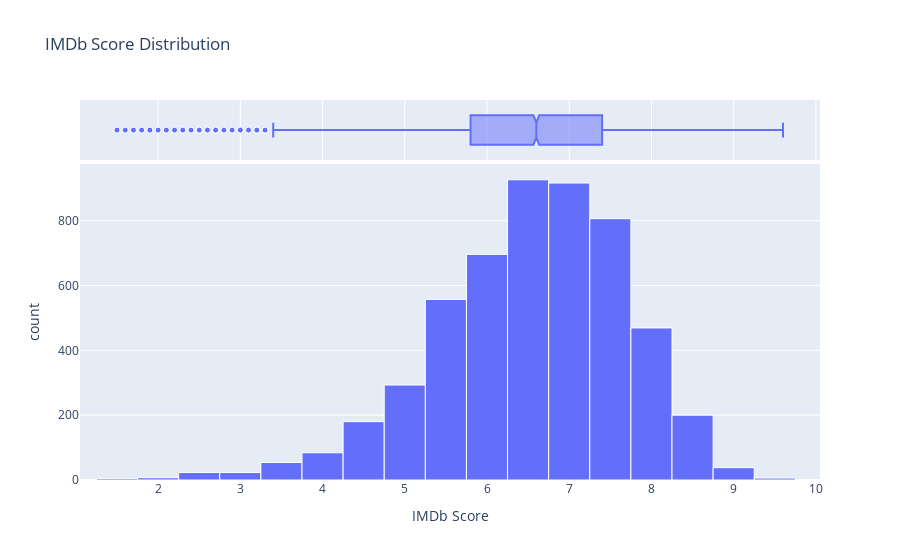

The notebook cell this image was saved under:
### Code cell
fig = px.histogram(df, x="imdb_score", nbins=20, title="IMDb Score Distribution", labels={"imdb_score": "IMDb Score"}, marginal="box")
fig.update_traces(marker=dict(line=dict(color="white", width=1)))
fig.show()

### Figure 1 — Plotly figure (JSON) as saved in the notebook; plotly's stock layout.template omitted (floating-point values rounded to 4 significant figures; data arrays with more than 128 entries replaced by an {"elided": "..."} marker saying what was removed)
{"data": [{"alignmentgroup": "True", "bingroup": "x", "hovertemplate": "IMDb Score=%{x}<br>count=%{y}<extra></extra>", "legendgroup": "", "marker": {"color": "#636efa", "line": {"color": "white", "width": 1}, "pattern": {"shape": ""}}, "name": "", "nbinsx": 20, "offsetgroup": "", "orientation": "v", "showlegend": false, "type": "histogram", "x": {"elided": "5283 float values"}, "xaxis": "x", "yaxis": "y"}, {"alignmentgroup": "True", "hovertemplate": "IMDb Score=%{x}<extra></extra>", "legendgroup": "", "marker": {"color": "#636efa", "line": {"color": "white", "width": 1}}, "name": "", "notched": true, "offsetgroup": "", "showlegend": false, "type": "box", "x": {"elided": "5283 float values"}, "xaxis": "x2", "yaxis": "y2"}], "layout": {"barmode": "relative", "legend": {"tracegroupgap": 0}, "title": {"text": "IMDb Score Distribution"}, "xaxis": {"anchor": "y", "domain": [0, 1], "title": {"text": "IMDb Score"}}, "xaxis2": {"anchor": "y2", "domain": [0, 1], "matches": "x", "showgrid": true, "showticklabels": false}, "yaxis": {"anchor": "x", "domain": [0, 0.8316], "title": {"text": "count"}}, "yaxis2": {"anchor": "x2", "domain": [0.8416, 1], "matches": "y2", "showgrid": false, "showline": false, "showticklabels": false, "ticks": ""}}}
